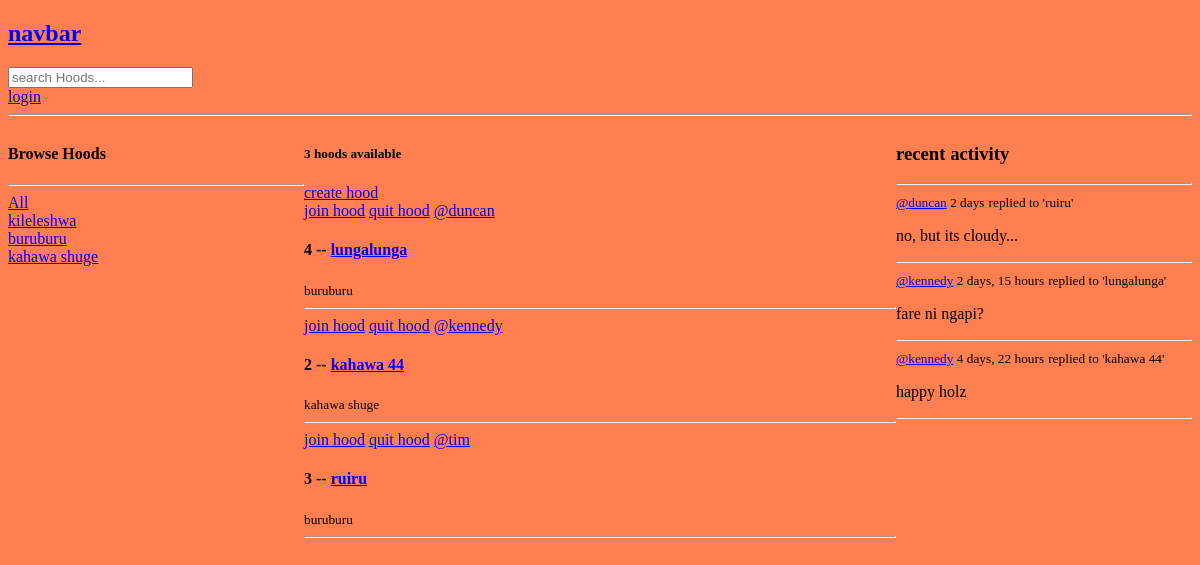
The app's page /, older data.
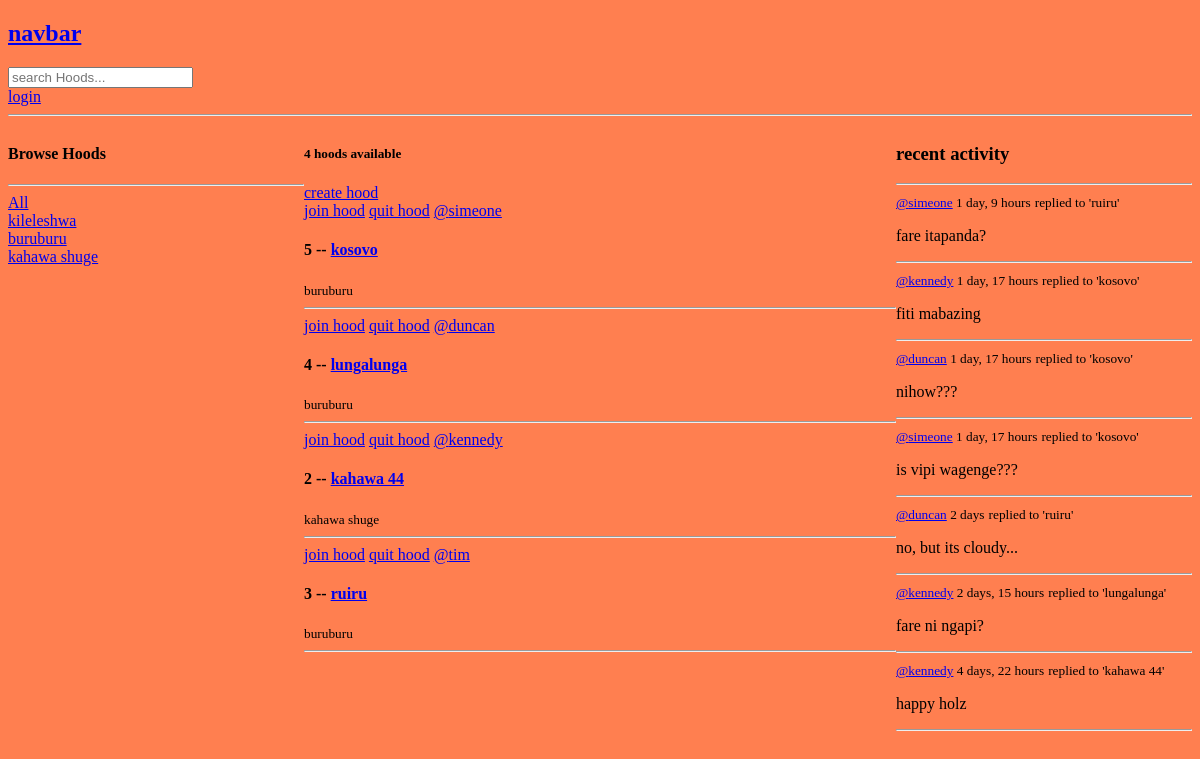
The same page, newer data.
### app/models.py (models this page shows, shortened)
class Location(models.Model):
    name = models.CharField(max_length=200)

class Hood(models.Model):
    host = models.ForeignKey(User, on_delete=models.SET_NULL, null=True)
    name = models.CharField(max_length=100)
    location = models.ForeignKey(Location, on_delete=models.SET_NULL, null=True)
    occupants = models.ManyToManyField(User, related_name='occupants', blank=True)
    updated = models.DateTimeField(auto_now=True)
    created = models.DateTimeField(auto_now_add=True)
    class Meta:
        ordering = ['-updated', '-created']
    def __str__(self):
        return self.name

class Post(models.Model):
    user = models.ForeignKey(User, on_delete=models.CASCADE)
    hood = models.ForeignKey(Hood, on_delete=models.CASCADE)
    body = models.TextField()
    updated = models.DateTimeField(auto_now=True)
    created = models.DateTimeField(auto_now_add=True)
    class Meta:
        ordering = ['-updated', '-created']
    def __str__(self):
        return self.body[0:50]

### app/views.py (the view)
# urls.py: path('', views.home, name='home'),
def home(request):
    q = request.GET.get('q') if request.GET.get('q') != None else ''
    hoods = Hood.objects.filter(Q(location__name__icontains=q) | Q(name__icontains=q))
    locations = Location.objects.all()
    hood_count = hoods.count()
    posts = Post.objects.filter(Q(hood__location__name__icontains=q))
    context = {
        'hoods':hoods,
        'locations':locations,
        'hood_count':hood_count,
        'posts':posts
    }
    return render(request, 'app/home.html', context)

### app/templates/app/home.html (shortened to what this page needs)
{% extends 'base.html' %}
{% block content %}
<div class="container home-container">
        <div>
           {% include 'app/location_component.html' %}
        </div>
        <div>
            <h5>{{ hood_count }} hoods available</h5>
            <a href="{% url 'create_hood' %}">create hood</a>
            {% include 'app/feed_component.html' %}
        </div>
        <div>
           {% include 'app/activity_component.html' %}
        </div>
</div>
{% endblock %}

### app/templates/app/location_component.html
<h4>Browse Hoods</h4>
<hr>
<div>
    <a href="{% url 'home' %}">All</a>
</div>
{% for locale in locations %}
    <div>
        <a href="{% url 'home' %}?q={{ locale.name }}">{{ locale.name }}</a>
    </div>
{% endfor %}

### app/templates/app/feed_component.html (shortened to what this page needs)
<div>
    {% for hood in hoods %}
        <div>
            <a href="{% url 'join_hood' hood.id %}">join hood</a>
            <a href="{% url 'quit_hood' hood.id  %}">quit hood</a>
            <a href="{% url 'user_profile' hood.host.id %}">@{{ hood.host.username }}</a>
            <h4>{{ hood.id }} -- <a href="{% url 'hood' hood.id %}">{{ hood.name }}</a></h4>
            <small>{{hood.location.name}}</small>
            <hr>
        </div>
    {% endfor %}
</div>

### app/templates/app/activity_component.html (shortened to what this page needs)
<h3>recent activity</h3>
<hr>
{% for post in posts %}
    <div>
        <small><a href="{% url 'user_profile' post.user.id %}">@{{ post.user }}</a> {{ post.created | timesince }}</small>
        <small>replied to '{{ post.hood }}'</small>
        <p>{{ post }}</p>
        <hr>
    </div>
{% endfor %}

Row changes from the older to the newer data that the page shows:
added Hood: host.username "simeone", id "5", name "kosovo", location.name "buruburu"
added Post: user "simeone", created "1 day, 9 hours", hood "ruiru", body "fare itapanda?"
added Post: user "kennedy", created "1 day, 17 hours", hood "kosovo", body "fiti mabazing"
added Post: user "duncan", created "1 day, 17 hours", hood "kosovo", body "nihow???"
added Post: user "simeone", created "1 day, 17 hours", hood "kosovo", body "is vipi wagenge???"
Text that changed along with them:
{{ hood_count }}: "3" → "4"
